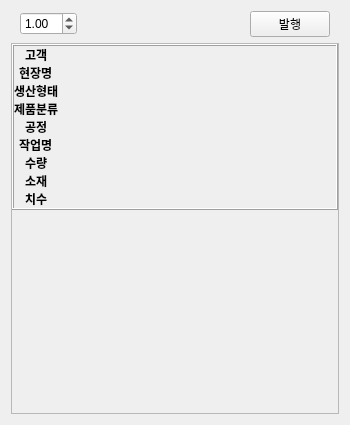
<?xml version="1.0" encoding="UTF-8"?>
<ui version="4.0">
 <class>Form</class>
 <widget class="QWidget" name="Form">
  <property name="geometry">
   <rect>
    <x>0</x>
    <y>0</y>
    <width>350</width>
    <height>425</height>
   </rect>
  </property>
  <property name="windowTitle">
   <string>Bar-Code</string>
  </property>
  <layout class="QVBoxLayout" name="verticalLayout_3">
   <item>
    <widget class="QFrame" name="frame_2">
     <property name="sizePolicy">
      <sizepolicy hsizetype="Preferred" vsizetype="Fixed">
       <horstretch>0</horstretch>
       <verstretch>0</verstretch>
      </sizepolicy>
     </property>
     <property name="frameShape">
      <enum>QFrame::NoFrame</enum>
     </property>
     <property name="frameShadow">
      <enum>QFrame::Raised</enum>
     </property>
     <layout class="QHBoxLayout" name="horizontalLayout">
      <property name="topMargin">
       <number>0</number>
      </property>
      <property name="bottomMargin">
       <number>0</number>
      </property>
      <item>
       <widget class="QDoubleSpinBox" name="doubleSpinBox_scale">
        <property name="singleStep">
         <double>0.010000000000000</double>
        </property>
        <property name="value">
         <double>1.000000000000000</double>
        </property>
       </widget>
      </item>
      <item>
       <spacer name="horizontalSpacer">
        <property name="orientation">
         <enum>Qt::Horizontal</enum>
        </property>
        <property name="sizeHint" stdset="0">
         <size>
          <width>40</width>
          <height>20</height>
         </size>
        </property>
       </spacer>
      </item>
      <item>
       <widget class="QPushButton" name="PB_print">
        <property name="text">
         <string>발행</string>
        </property>
       </widget>
      </item>
     </layout>
    </widget>
   </item>
   <item>
    <widget class="QFrame" name="frame_printArea">
     <property name="frameShape">
      <enum>QFrame::StyledPanel</enum>
     </property>
     <property name="frameShadow">
      <enum>QFrame::Raised</enum>
     </property>
     <layout class="QVBoxLayout" name="verticalLayout">
      <property name="spacing">
       <number>2</number>
      </property>
      <property name="leftMargin">
       <number>0</number>
      </property>
      <property name="topMargin">
       <number>0</number>
      </property>
      <property name="rightMargin">
       <number>0</number>
      </property>
      <property name="bottomMargin">
       <number>0</number>
      </property>
      <item>
       <widget class="QFrame" name="frame">
        <property name="sizePolicy">
         <sizepolicy hsizetype="Preferred" vsizetype="Fixed">
          <horstretch>0</horstretch>
          <verstretch>0</verstretch>
         </sizepolicy>
        </property>
        <property name="font">
         <font>
          <bold>true</bold>
         </font>
        </property>
        <property name="frameShape">
         <enum>QFrame::Box</enum>
        </property>
        <property name="frameShadow">
         <enum>QFrame::Raised</enum>
        </property>
        <layout class="QVBoxLayout" name="verticalLayout_2">
         <property name="spacing">
          <number>2</number>
         </property>
         <property name="leftMargin">
          <number>0</number>
         </property>
         <property name="topMargin">
          <number>0</number>
         </property>
         <property name="rightMargin">
          <number>0</number>
         </property>
         <property name="bottomMargin">
          <number>0</number>
         </property>
         <item>
          <widget class="QFrame" name="formFrame">
           <property name="font">
            <font>
             <bold>true</bold>
            </font>
           </property>
           <layout class="QFormLayout" name="formLayout">
            <property name="labelAlignment">
             <set>Qt::AlignCenter</set>
            </property>
            <property name="formAlignment">
             <set>Qt::AlignLeading|Qt::AlignLeft|Qt::AlignVCenter</set>
            </property>
            <property name="horizontalSpacing">
             <number>0</number>
            </property>
            <property name="verticalSpacing">
             <number>0</number>
            </property>
            <property name="leftMargin">
             <number>0</number>
            </property>
            <property name="topMargin">
             <number>0</number>
            </property>
            <property name="rightMargin">
             <number>0</number>
            </property>
            <property name="bottomMargin">
             <number>0</number>
            </property>
            <item row="0" column="0">
             <widget class="QLabel" name="label">
              <property name="font">
               <font>
                <bold>true</bold>
               </font>
              </property>
              <property name="text">
               <string>고객</string>
              </property>
             </widget>
            </item>
            <item row="0" column="1">
             <widget class="QLabel" name="label_Gogak">
              <property name="font">
               <font>
                <bold>true</bold>
               </font>
              </property>
              <property name="text">
               <string/>
              </property>
              <property name="alignment">
               <set>Qt::AlignCenter</set>
              </property>
             </widget>
            </item>
            <item row="1" column="0">
             <widget class="QLabel" name="label_2">
              <property name="font">
               <font>
                <bold>true</bold>
               </font>
              </property>
              <property name="text">
               <string>현장명</string>
              </property>
             </widget>
            </item>
            <item row="1" column="1">
             <widget class="QLabel" name="label_Hyunjang">
              <property name="font">
               <font>
                <bold>true</bold>
               </font>
              </property>
              <property name="text">
               <string/>
              </property>
              <property name="alignment">
               <set>Qt::AlignCenter</set>
              </property>
             </widget>
            </item>
            <item row="2" column="0">
             <widget class="QLabel" name="label_3">
              <property name="font">
               <font>
                <bold>true</bold>
               </font>
              </property>
              <property name="text">
               <string>생산형태</string>
              </property>
             </widget>
            </item>
            <item row="2" column="1">
             <widget class="QLabel" name="label_Hyungtae">
              <property name="font">
               <font>
                <bold>true</bold>
               </font>
              </property>
              <property name="text">
               <string/>
              </property>
              <property name="alignment">
               <set>Qt::AlignCenter</set>
              </property>
             </widget>
            </item>
            <item row="4" column="0">
             <widget class="QLabel" name="label_4">
              <property name="font">
               <font>
                <bold>true</bold>
               </font>
              </property>
              <property name="text">
               <string>공정</string>
              </property>
             </widget>
            </item>
            <item row="4" column="1">
             <widget class="QLabel" name="label_Gongjung">
              <property name="font">
               <font>
                <bold>true</bold>
               </font>
              </property>
              <property name="text">
               <string/>
              </property>
              <property name="alignment">
               <set>Qt::AlignCenter</set>
              </property>
             </widget>
            </item>
            <item row="5" column="0">
             <widget class="QLabel" name="label____">
              <property name="font">
               <font>
                <bold>true</bold>
               </font>
              </property>
              <property name="text">
               <string>작업명</string>
              </property>
             </widget>
            </item>
            <item row="5" column="1">
             <widget class="QLabel" name="label_Jakup">
              <property name="font">
               <font>
                <bold>true</bold>
               </font>
              </property>
              <property name="text">
               <string/>
              </property>
              <property name="alignment">
               <set>Qt::AlignCenter</set>
              </property>
             </widget>
            </item>
            <item row="6" column="0">
             <widget class="QLabel" name="label_6">
              <property name="font">
               <font>
                <bold>true</bold>
               </font>
              </property>
              <property name="text">
               <string>수량</string>
              </property>
             </widget>
            </item>
            <item row="6" column="1">
             <widget class="QLabel" name="label_Count">
              <property name="font">
               <font>
                <bold>true</bold>
               </font>
              </property>
              <property name="text">
               <string/>
              </property>
              <property name="alignment">
               <set>Qt::AlignCenter</set>
              </property>
             </widget>
            </item>
            <item row="3" column="0">
             <widget class="QLabel" name="label_5">
              <property name="text">
               <string>제품분류</string>
              </property>
             </widget>
            </item>
            <item row="3" column="1">
             <widget class="QLabel" name="label_Jepumbunru">
              <property name="text">
               <string/>
              </property>
              <property name="alignment">
               <set>Qt::AlignCenter</set>
              </property>
              <property name="wordWrap">
               <bool>true</bool>
              </property>
             </widget>
            </item>
            <item row="7" column="0">
             <widget class="QLabel" name="label_7">
              <property name="text">
               <string>소재</string>
              </property>
             </widget>
            </item>
            <item row="7" column="1">
             <widget class="QLabel" name="label_SoJae">
              <property name="text">
               <string/>
              </property>
              <property name="alignment">
               <set>Qt::AlignCenter</set>
              </property>
             </widget>
            </item>
            <item row="8" column="0">
             <widget class="QLabel" name="label_8">
              <property name="text">
               <string>치수</string>
              </property>
             </widget>
            </item>
            <item row="8" column="1">
             <widget class="QLabel" name="label_Chisu">
              <property name="text">
               <string/>
              </property>
              <property name="alignment">
               <set>Qt::AlignCenter</set>
              </property>
             </widget>
            </item>
           </layout>
          </widget>
         </item>
        </layout>
       </widget>
      </item>
      <item>
       <widget class="Image_Barcode" name="widget" native="true">
        <property name="sizePolicy">
         <sizepolicy hsizetype="Preferred" vsizetype="Preferred">
          <horstretch>0</horstretch>
          <verstretch>0</verstretch>
         </sizepolicy>
        </property>
       </widget>
      </item>
     </layout>
    </widget>
   </item>
  </layout>
 </widget>
 <customwidgets>
  <customwidget>
   <class>Image_Barcode</class>
   <extends>QWidget</extends>
   <header>modules.PyQt.component.imageViewer2</header>
   <container>1</container>
  </customwidget>
 </customwidgets>
 <resources/>
 <connections/>
</ui>
